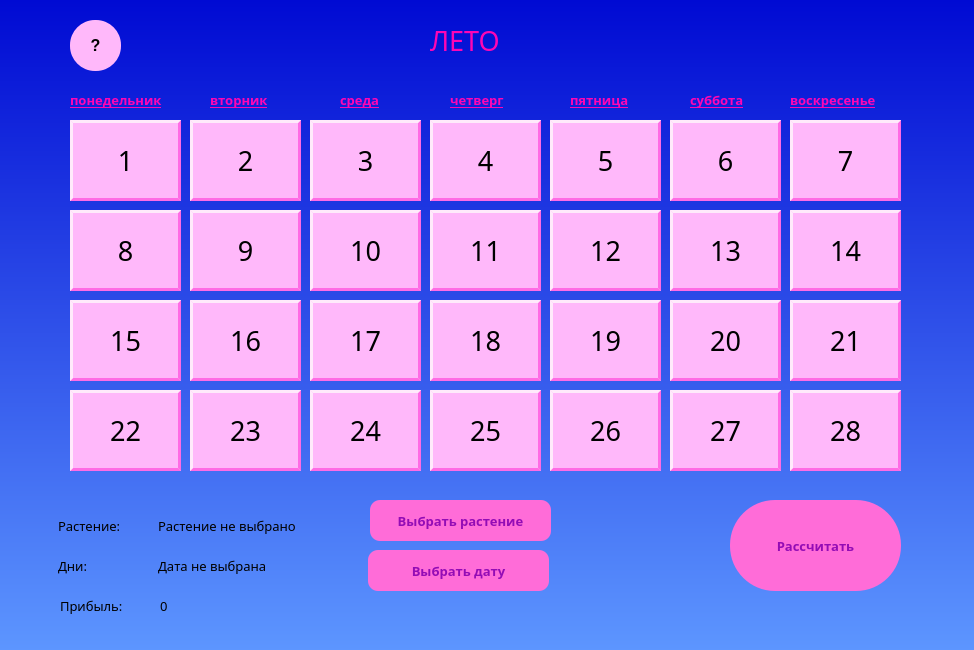
<?xml version="1.0" encoding="UTF-8"?>
<ui version="4.0">
 <class>Form</class>
 <widget class="QWidget" name="Form">
  <property name="geometry">
   <rect>
    <x>0</x>
    <y>0</y>
    <width>974</width>
    <height>650</height>
   </rect>
  </property>
  <property name="windowTitle">
   <string>Form</string>
  </property>
  <property name="styleSheet">
   <string notr="true">background-color: qlineargradient(spread:reflect, x1:0, y1:0, x2:0, y2:1, stop:0 rgba(0, 10, 211, 255), stop:1 rgba(93, 150, 255, 255));</string>
  </property>
  <widget class="QLabel" name="label_2">
   <property name="geometry">
    <rect>
     <x>70</x>
     <y>90</y>
     <width>111</width>
     <height>20</height>
    </rect>
   </property>
   <property name="font">
    <font>
     <family>Segoe Print</family>
     <pointsize>10</pointsize>
     <weight>75</weight>
     <italic>false</italic>
     <bold>true</bold>
     <underline>true</underline>
    </font>
   </property>
   <property name="styleSheet">
    <string notr="true">background-color: transparent;
color: rgb(255, 5, 180)</string>
   </property>
   <property name="text">
    <string>понедельник</string>
   </property>
  </widget>
  <widget class="QPushButton" name="pushButton_11">
   <property name="geometry">
    <rect>
     <x>430</x>
     <y>210</y>
     <width>111</width>
     <height>81</height>
    </rect>
   </property>
   <property name="font">
    <font>
     <family>Segoe Print</family>
     <pointsize>20</pointsize>
    </font>
   </property>
   <property name="styleSheet">
    <string notr="true">background-color: rgb(255, 184, 250);
border-style: outset;
border-color: rgb(255, 107, 228);
border-width: 3px</string>
   </property>
   <property name="text">
    <string>11</string>
   </property>
  </widget>
  <widget class="QPushButton" name="pushButton_23">
   <property name="geometry">
    <rect>
     <x>190</x>
     <y>390</y>
     <width>111</width>
     <height>81</height>
    </rect>
   </property>
   <property name="font">
    <font>
     <family>Segoe Print</family>
     <pointsize>20</pointsize>
    </font>
   </property>
   <property name="styleSheet">
    <string notr="true">background-color: rgb(255, 184, 250);
border-style: outset;
border-color: rgb(255, 107, 228);
border-width: 3px</string>
   </property>
   <property name="text">
    <string>23</string>
   </property>
  </widget>
  <widget class="QPushButton" name="pushButton_14">
   <property name="geometry">
    <rect>
     <x>790</x>
     <y>210</y>
     <width>111</width>
     <height>81</height>
    </rect>
   </property>
   <property name="font">
    <font>
     <family>Segoe Print</family>
     <pointsize>20</pointsize>
    </font>
   </property>
   <property name="styleSheet">
    <string notr="true">background-color: rgb(255, 184, 250);
border-style: outset;
border-color: rgb(255, 107, 228);
border-width: 3px</string>
   </property>
   <property name="text">
    <string>14</string>
   </property>
  </widget>
  <widget class="QPushButton" name="pushButton_5">
   <property name="geometry">
    <rect>
     <x>550</x>
     <y>120</y>
     <width>111</width>
     <height>81</height>
    </rect>
   </property>
   <property name="font">
    <font>
     <family>Segoe Print</family>
     <pointsize>20</pointsize>
    </font>
   </property>
   <property name="styleSheet">
    <string notr="true">background-color: rgb(255, 184, 250);
border-style: outset;
border-color: rgb(255, 107, 228);
border-width: 3px</string>
   </property>
   <property name="text">
    <string>5</string>
   </property>
  </widget>
  <widget class="QPushButton" name="pushButton_9">
   <property name="geometry">
    <rect>
     <x>190</x>
     <y>210</y>
     <width>111</width>
     <height>81</height>
    </rect>
   </property>
   <property name="font">
    <font>
     <family>Segoe Print</family>
     <pointsize>20</pointsize>
    </font>
   </property>
   <property name="styleSheet">
    <string notr="true">background-color: rgb(255, 184, 250);
border-style: outset;
border-color: rgb(255, 107, 228);
border-width: 3px</string>
   </property>
   <property name="text">
    <string>9</string>
   </property>
  </widget>
  <widget class="QPushButton" name="pushButton_25">
   <property name="geometry">
    <rect>
     <x>430</x>
     <y>390</y>
     <width>111</width>
     <height>81</height>
    </rect>
   </property>
   <property name="font">
    <font>
     <family>Segoe Print</family>
     <pointsize>20</pointsize>
    </font>
   </property>
   <property name="styleSheet">
    <string notr="true">background-color: rgb(255, 184, 250);
border-style: outset;
border-color: rgb(255, 107, 228);
border-width: 3px</string>
   </property>
   <property name="text">
    <string>25</string>
   </property>
  </widget>
  <widget class="QPushButton" name="pushButton_15">
   <property name="geometry">
    <rect>
     <x>70</x>
     <y>300</y>
     <width>111</width>
     <height>81</height>
    </rect>
   </property>
   <property name="font">
    <font>
     <family>Segoe Print</family>
     <pointsize>20</pointsize>
    </font>
   </property>
   <property name="styleSheet">
    <string notr="true">background-color: rgb(255, 184, 250);
border-style: outset;
border-color: rgb(255, 107, 228);
border-width: 3px</string>
   </property>
   <property name="text">
    <string>15</string>
   </property>
  </widget>
  <widget class="QLabel" name="label_6">
   <property name="geometry">
    <rect>
     <x>570</x>
     <y>90</y>
     <width>81</width>
     <height>20</height>
    </rect>
   </property>
   <property name="font">
    <font>
     <family>Segoe Print</family>
     <pointsize>10</pointsize>
     <weight>75</weight>
     <italic>false</italic>
     <bold>true</bold>
     <underline>true</underline>
    </font>
   </property>
   <property name="styleSheet">
    <string notr="true">background-color: transparent;
color: rgb(255, 5, 180)</string>
   </property>
   <property name="text">
    <string>пятница</string>
   </property>
  </widget>
  <widget class="QLabel" name="label_8">
   <property name="geometry">
    <rect>
     <x>790</x>
     <y>90</y>
     <width>111</width>
     <height>20</height>
    </rect>
   </property>
   <property name="font">
    <font>
     <family>Segoe Print</family>
     <pointsize>10</pointsize>
     <weight>75</weight>
     <italic>false</italic>
     <bold>true</bold>
     <underline>true</underline>
    </font>
   </property>
   <property name="styleSheet">
    <string notr="true">background-color: transparent;
color: rgb(255, 5, 180)</string>
   </property>
   <property name="text">
    <string>воскресенье</string>
   </property>
  </widget>
  <widget class="QLabel" name="label_7">
   <property name="geometry">
    <rect>
     <x>690</x>
     <y>90</y>
     <width>81</width>
     <height>20</height>
    </rect>
   </property>
   <property name="font">
    <font>
     <family>Segoe Print</family>
     <pointsize>10</pointsize>
     <weight>75</weight>
     <italic>false</italic>
     <bold>true</bold>
     <underline>true</underline>
    </font>
   </property>
   <property name="styleSheet">
    <string notr="true">background-color: transparent;
color: rgb(255, 5, 180)	</string>
   </property>
   <property name="text">
    <string>суббота</string>
   </property>
  </widget>
  <widget class="QLabel" name="label_4">
   <property name="geometry">
    <rect>
     <x>340</x>
     <y>90</y>
     <width>51</width>
     <height>20</height>
    </rect>
   </property>
   <property name="font">
    <font>
     <family>Segoe Print</family>
     <pointsize>10</pointsize>
     <weight>75</weight>
     <italic>false</italic>
     <bold>true</bold>
     <underline>true</underline>
    </font>
   </property>
   <property name="styleSheet">
    <string notr="true">background-color: transparent;
color: rgb(255, 5, 180)</string>
   </property>
   <property name="text">
    <string>среда</string>
   </property>
  </widget>
  <widget class="QPushButton" name="pushButton_10">
   <property name="geometry">
    <rect>
     <x>310</x>
     <y>210</y>
     <width>111</width>
     <height>81</height>
    </rect>
   </property>
   <property name="font">
    <font>
     <family>Segoe Print</family>
     <pointsize>20</pointsize>
    </font>
   </property>
   <property name="styleSheet">
    <string notr="true">background-color: rgb(255, 184, 250);
border-style: outset;
border-color: rgb(255, 107, 228);
border-width: 3px</string>
   </property>
   <property name="text">
    <string>10</string>
   </property>
  </widget>
  <widget class="QPushButton" name="pushButton_13">
   <property name="geometry">
    <rect>
     <x>670</x>
     <y>210</y>
     <width>111</width>
     <height>81</height>
    </rect>
   </property>
   <property name="font">
    <font>
     <family>Segoe Print</family>
     <pointsize>20</pointsize>
    </font>
   </property>
   <property name="styleSheet">
    <string notr="true">background-color: rgb(255, 184, 250);
border-style: outset;
border-color: rgb(255, 107, 228);
border-width: 3px</string>
   </property>
   <property name="text">
    <string>13</string>
   </property>
  </widget>
  <widget class="QPushButton" name="pushButton_28">
   <property name="geometry">
    <rect>
     <x>790</x>
     <y>390</y>
     <width>111</width>
     <height>81</height>
    </rect>
   </property>
   <property name="font">
    <font>
     <family>Segoe Print</family>
     <pointsize>20</pointsize>
    </font>
   </property>
   <property name="styleSheet">
    <string notr="true">background-color: rgb(255, 184, 250);
border-style: outset;
border-color: rgb(255, 107, 228);
border-width: 3px</string>
   </property>
   <property name="text">
    <string>28</string>
   </property>
  </widget>
  <widget class="QPushButton" name="pushButton_7">
   <property name="geometry">
    <rect>
     <x>790</x>
     <y>120</y>
     <width>111</width>
     <height>81</height>
    </rect>
   </property>
   <property name="font">
    <font>
     <family>Segoe Print</family>
     <pointsize>20</pointsize>
    </font>
   </property>
   <property name="styleSheet">
    <string notr="true">background-color: rgb(255, 184, 250);
border-style: outset;
border-color: rgb(255, 107, 228);
border-width: 3px</string>
   </property>
   <property name="text">
    <string>7</string>
   </property>
  </widget>
  <widget class="QPushButton" name="pushButton_4">
   <property name="geometry">
    <rect>
     <x>430</x>
     <y>120</y>
     <width>111</width>
     <height>81</height>
    </rect>
   </property>
   <property name="font">
    <font>
     <family>Segoe Print</family>
     <pointsize>20</pointsize>
    </font>
   </property>
   <property name="styleSheet">
    <string notr="true">background-color: rgb(255, 184, 250);
border-style: outset;
border-color: rgb(255, 107, 228);
border-width: 3px</string>
   </property>
   <property name="text">
    <string>4</string>
   </property>
  </widget>
  <widget class="QPushButton" name="pushButton_8">
   <property name="geometry">
    <rect>
     <x>70</x>
     <y>210</y>
     <width>111</width>
     <height>81</height>
    </rect>
   </property>
   <property name="font">
    <font>
     <family>Segoe Print</family>
     <pointsize>20</pointsize>
    </font>
   </property>
   <property name="styleSheet">
    <string notr="true">background-color: rgb(255, 184, 250);
border-style: outset;
border-color: rgb(255, 107, 228);
border-width: 3px</string>
   </property>
   <property name="text">
    <string>8</string>
   </property>
  </widget>
  <widget class="QLabel" name="label_3">
   <property name="geometry">
    <rect>
     <x>210</x>
     <y>90</y>
     <width>81</width>
     <height>20</height>
    </rect>
   </property>
   <property name="font">
    <font>
     <family>Segoe Print</family>
     <pointsize>10</pointsize>
     <weight>75</weight>
     <italic>false</italic>
     <bold>true</bold>
     <underline>true</underline>
    </font>
   </property>
   <property name="styleSheet">
    <string notr="true">background-color: transparent;
color: rgb(255, 5, 180)</string>
   </property>
   <property name="text">
    <string>вторник</string>
   </property>
  </widget>
  <widget class="QPushButton" name="pushButton_21">
   <property name="geometry">
    <rect>
     <x>790</x>
     <y>300</y>
     <width>111</width>
     <height>81</height>
    </rect>
   </property>
   <property name="font">
    <font>
     <family>Segoe Print</family>
     <pointsize>20</pointsize>
    </font>
   </property>
   <property name="styleSheet">
    <string notr="true">background-color: rgb(255, 184, 250);
border-style: outset;
border-color: rgb(255, 107, 228);
border-width: 3px</string>
   </property>
   <property name="text">
    <string>21</string>
   </property>
  </widget>
  <widget class="QPushButton" name="pushButton_17">
   <property name="geometry">
    <rect>
     <x>310</x>
     <y>300</y>
     <width>111</width>
     <height>81</height>
    </rect>
   </property>
   <property name="font">
    <font>
     <family>Segoe Print</family>
     <pointsize>20</pointsize>
    </font>
   </property>
   <property name="styleSheet">
    <string notr="true">background-color: rgb(255, 184, 250);
border-style: outset;
border-color: rgb(255, 107, 228);
border-width: 3px</string>
   </property>
   <property name="text">
    <string>17</string>
   </property>
  </widget>
  <widget class="QPushButton" name="pushButton_2">
   <property name="geometry">
    <rect>
     <x>190</x>
     <y>120</y>
     <width>111</width>
     <height>81</height>
    </rect>
   </property>
   <property name="font">
    <font>
     <family>Segoe Print</family>
     <pointsize>20</pointsize>
    </font>
   </property>
   <property name="styleSheet">
    <string notr="true">background-color: rgb(255, 184, 250);
border-style: outset;
border-color: rgb(255, 107, 228);
border-width: 3px</string>
   </property>
   <property name="text">
    <string>2</string>
   </property>
  </widget>
  <widget class="QPushButton" name="pushButton_1">
   <property name="geometry">
    <rect>
     <x>70</x>
     <y>120</y>
     <width>111</width>
     <height>81</height>
    </rect>
   </property>
   <property name="font">
    <font>
     <family>Segoe Print</family>
     <pointsize>20</pointsize>
    </font>
   </property>
   <property name="styleSheet">
    <string notr="true">background-color: rgb(255, 184, 250);
border-style: outset;
border-color: rgb(255, 107, 228);
border-width: 3px</string>
   </property>
   <property name="text">
    <string>1</string>
   </property>
  </widget>
  <widget class="QPushButton" name="pushButton_3">
   <property name="geometry">
    <rect>
     <x>310</x>
     <y>120</y>
     <width>111</width>
     <height>81</height>
    </rect>
   </property>
   <property name="font">
    <font>
     <family>Segoe Print</family>
     <pointsize>20</pointsize>
    </font>
   </property>
   <property name="styleSheet">
    <string notr="true">background-color: rgb(255, 184, 250);
border-style: outset;
border-color: rgb(255, 107, 228);
border-width: 3px</string>
   </property>
   <property name="text">
    <string>3</string>
   </property>
  </widget>
  <widget class="QPushButton" name="pushButton_18">
   <property name="geometry">
    <rect>
     <x>430</x>
     <y>300</y>
     <width>111</width>
     <height>81</height>
    </rect>
   </property>
   <property name="font">
    <font>
     <family>Segoe Print</family>
     <pointsize>20</pointsize>
    </font>
   </property>
   <property name="styleSheet">
    <string notr="true">background-color: rgb(255, 184, 250);
border-style: outset;
border-color: rgb(255, 107, 228);
border-width: 3px</string>
   </property>
   <property name="text">
    <string>18</string>
   </property>
  </widget>
  <widget class="QLabel" name="label_5">
   <property name="geometry">
    <rect>
     <x>450</x>
     <y>90</y>
     <width>81</width>
     <height>20</height>
    </rect>
   </property>
   <property name="font">
    <font>
     <family>Segoe Print</family>
     <pointsize>10</pointsize>
     <weight>75</weight>
     <italic>false</italic>
     <bold>true</bold>
     <underline>true</underline>
    </font>
   </property>
   <property name="styleSheet">
    <string notr="true">background-color: transparent;
color: rgb(255, 5, 180)</string>
   </property>
   <property name="text">
    <string>четверг</string>
   </property>
  </widget>
  <widget class="QPushButton" name="pushButton_6">
   <property name="geometry">
    <rect>
     <x>670</x>
     <y>120</y>
     <width>111</width>
     <height>81</height>
    </rect>
   </property>
   <property name="font">
    <font>
     <family>Segoe Print</family>
     <pointsize>20</pointsize>
    </font>
   </property>
   <property name="styleSheet">
    <string notr="true">background-color: rgb(255, 184, 250);
border-style: outset;
border-color: rgb(255, 107, 228);
border-width: 3px</string>
   </property>
   <property name="text">
    <string>6</string>
   </property>
  </widget>
  <widget class="QLabel" name="label">
   <property name="geometry">
    <rect>
     <x>430</x>
     <y>20</y>
     <width>111</width>
     <height>41</height>
    </rect>
   </property>
   <property name="font">
    <font>
     <family>Segoe Print</family>
     <pointsize>20</pointsize>
     <stylestrategy>PreferDefault</stylestrategy>
    </font>
   </property>
   <property name="styleSheet">
    <string notr="true">background-color: transparent;
color: rgb(255, 5, 180)</string>
   </property>
   <property name="text">
    <string>ЛЕТО</string>
   </property>
  </widget>
  <widget class="QPushButton" name="pushButton_16">
   <property name="geometry">
    <rect>
     <x>190</x>
     <y>300</y>
     <width>111</width>
     <height>81</height>
    </rect>
   </property>
   <property name="font">
    <font>
     <family>Segoe Print</family>
     <pointsize>20</pointsize>
    </font>
   </property>
   <property name="styleSheet">
    <string notr="true">background-color: rgb(255, 184, 250);
border-style: outset;
border-color: rgb(255, 107, 228);
border-width: 3px</string>
   </property>
   <property name="text">
    <string>16</string>
   </property>
  </widget>
  <widget class="QPushButton" name="pushButton_19">
   <property name="geometry">
    <rect>
     <x>550</x>
     <y>300</y>
     <width>111</width>
     <height>81</height>
    </rect>
   </property>
   <property name="font">
    <font>
     <family>Segoe Print</family>
     <pointsize>20</pointsize>
    </font>
   </property>
   <property name="styleSheet">
    <string notr="true">background-color: rgb(255, 184, 250);
border-style: outset;
border-color: rgb(255, 107, 228);
border-width: 3px</string>
   </property>
   <property name="text">
    <string>19</string>
   </property>
  </widget>
  <widget class="QPushButton" name="pushButton_12">
   <property name="geometry">
    <rect>
     <x>550</x>
     <y>210</y>
     <width>111</width>
     <height>81</height>
    </rect>
   </property>
   <property name="font">
    <font>
     <family>Segoe Print</family>
     <pointsize>20</pointsize>
    </font>
   </property>
   <property name="styleSheet">
    <string notr="true">background-color: rgb(255, 184, 250);
border-style: outset;
border-color: rgb(255, 107, 228);
border-width: 3px</string>
   </property>
   <property name="text">
    <string>12</string>
   </property>
  </widget>
  <widget class="QPushButton" name="pushButton_26">
   <property name="geometry">
    <rect>
     <x>550</x>
     <y>390</y>
     <width>111</width>
     <height>81</height>
    </rect>
   </property>
   <property name="font">
    <font>
     <family>Segoe Print</family>
     <pointsize>20</pointsize>
    </font>
   </property>
   <property name="styleSheet">
    <string notr="true">background-color: rgb(255, 184, 250);
border-style: outset;
border-color: rgb(255, 107, 228);
border-width: 3px</string>
   </property>
   <property name="text">
    <string>26</string>
   </property>
  </widget>
  <widget class="QPushButton" name="pushButton_22">
   <property name="geometry">
    <rect>
     <x>70</x>
     <y>390</y>
     <width>111</width>
     <height>81</height>
    </rect>
   </property>
   <property name="font">
    <font>
     <family>Segoe Print</family>
     <pointsize>20</pointsize>
    </font>
   </property>
   <property name="styleSheet">
    <string notr="true">background-color: rgb(255, 184, 250);
border-style: outset;
border-color: rgb(255, 107, 228);
border-width: 3px</string>
   </property>
   <property name="text">
    <string>22</string>
   </property>
  </widget>
  <widget class="QPushButton" name="pushButton_24">
   <property name="geometry">
    <rect>
     <x>310</x>
     <y>390</y>
     <width>111</width>
     <height>81</height>
    </rect>
   </property>
   <property name="font">
    <font>
     <family>Segoe Print</family>
     <pointsize>20</pointsize>
    </font>
   </property>
   <property name="styleSheet">
    <string notr="true">background-color: rgb(255, 184, 250);
border-style: outset;
border-color: rgb(255, 107, 228);
border-width: 3px</string>
   </property>
   <property name="text">
    <string>24</string>
   </property>
  </widget>
  <widget class="QPushButton" name="pushButton_20">
   <property name="geometry">
    <rect>
     <x>670</x>
     <y>300</y>
     <width>111</width>
     <height>81</height>
    </rect>
   </property>
   <property name="font">
    <font>
     <family>Segoe Print</family>
     <pointsize>20</pointsize>
    </font>
   </property>
   <property name="styleSheet">
    <string notr="true">background-color: rgb(255, 184, 250);
border-style: outset;
border-color: rgb(255, 107, 228);
border-width: 3px</string>
   </property>
   <property name="text">
    <string>20</string>
   </property>
  </widget>
  <widget class="QPushButton" name="pushButton_27">
   <property name="geometry">
    <rect>
     <x>670</x>
     <y>390</y>
     <width>111</width>
     <height>81</height>
    </rect>
   </property>
   <property name="font">
    <font>
     <family>Segoe Print</family>
     <pointsize>20</pointsize>
    </font>
   </property>
   <property name="styleSheet">
    <string notr="true">background-color: rgb(255, 184, 250);
border-style: outset;
border-color: rgb(255, 107, 228);
border-width: 3px</string>
   </property>
   <property name="text">
    <string>27</string>
   </property>
  </widget>
  <widget class="QLabel" name="label_for_crop">
   <property name="geometry">
    <rect>
     <x>158</x>
     <y>510</y>
     <width>211</width>
     <height>31</height>
    </rect>
   </property>
   <property name="font">
    <font>
     <family>MingLiU_HKSCS-ExtB</family>
     <pointsize>10</pointsize>
     <weight>50</weight>
     <bold>false</bold>
    </font>
   </property>
   <property name="styleSheet">
    <string notr="true">background-color: transparent</string>
   </property>
   <property name="text">
    <string>Растение не выбрано</string>
   </property>
  </widget>
  <widget class="QLabel" name="label_1000">
   <property name="geometry">
    <rect>
     <x>58</x>
     <y>550</y>
     <width>41</width>
     <height>31</height>
    </rect>
   </property>
   <property name="font">
    <font>
     <family>MingLiU_HKSCS-ExtB</family>
     <pointsize>10</pointsize>
    </font>
   </property>
   <property name="styleSheet">
    <string notr="true">background-color: transparent</string>
   </property>
   <property name="text">
    <string>Дни:</string>
   </property>
  </widget>
  <widget class="QPushButton" name="choosing_crop_button">
   <property name="geometry">
    <rect>
     <x>370</x>
     <y>500</y>
     <width>181</width>
     <height>41</height>
    </rect>
   </property>
   <property name="font">
    <font>
     <family>MingLiU_HKSCS-ExtB</family>
     <pointsize>10</pointsize>
     <weight>75</weight>
     <bold>true</bold>
    </font>
   </property>
   <property name="styleSheet">
    <string notr="true">background-color: rgb(255, 108, 216);
border-radius: 10;
color: rgb(147, 12, 181)</string>
   </property>
   <property name="text">
    <string>Выбрать растение</string>
   </property>
  </widget>
  <widget class="QLabel" name="label_for_date">
   <property name="geometry">
    <rect>
     <x>158</x>
     <y>550</y>
     <width>171</width>
     <height>31</height>
    </rect>
   </property>
   <property name="font">
    <font>
     <family>MingLiU_HKSCS-ExtB</family>
     <pointsize>10</pointsize>
    </font>
   </property>
   <property name="styleSheet">
    <string notr="true">background-color: transparent</string>
   </property>
   <property name="text">
    <string>Дата не выбрана</string>
   </property>
  </widget>
  <widget class="QLabel" name="label_9">
   <property name="geometry">
    <rect>
     <x>58</x>
     <y>510</y>
     <width>81</width>
     <height>31</height>
    </rect>
   </property>
   <property name="font">
    <font>
     <family>MingLiU_HKSCS-ExtB</family>
     <pointsize>10</pointsize>
     <weight>50</weight>
     <bold>false</bold>
    </font>
   </property>
   <property name="styleSheet">
    <string notr="true">background-color: transparent</string>
   </property>
   <property name="text">
    <string>Растение:</string>
   </property>
  </widget>
  <widget class="QPushButton" name="choosing_date_button">
   <property name="geometry">
    <rect>
     <x>368</x>
     <y>550</y>
     <width>181</width>
     <height>41</height>
    </rect>
   </property>
   <property name="font">
    <font>
     <family>MingLiU_HKSCS-ExtB</family>
     <pointsize>10</pointsize>
     <weight>75</weight>
     <bold>true</bold>
    </font>
   </property>
   <property name="styleSheet">
    <string notr="true">background-color: rgb(255, 108, 216);
border-radius: 10;
color: rgb(147, 12, 181)</string>
   </property>
   <property name="text">
    <string>Выбрать дату</string>
   </property>
  </widget>
  <widget class="QPushButton" name="calc_button">
   <property name="geometry">
    <rect>
     <x>730</x>
     <y>500</y>
     <width>171</width>
     <height>91</height>
    </rect>
   </property>
   <property name="font">
    <font>
     <family>MingLiU_HKSCS-ExtB</family>
     <pointsize>10</pointsize>
     <weight>75</weight>
     <bold>true</bold>
    </font>
   </property>
   <property name="styleSheet">
    <string notr="true">border-radius: 45;
background-color: rgb(255, 108, 216);
color: rgb(147, 12, 181)
</string>
   </property>
   <property name="text">
    <string>Рассчитать</string>
   </property>
  </widget>
  <widget class="QLabel" name="label_price">
   <property name="geometry">
    <rect>
     <x>160</x>
     <y>590</y>
     <width>81</width>
     <height>31</height>
    </rect>
   </property>
   <property name="font">
    <font>
     <family>MingLiU_HKSCS-ExtB</family>
     <pointsize>10</pointsize>
     <weight>50</weight>
     <bold>false</bold>
    </font>
   </property>
   <property name="styleSheet">
    <string notr="true">background-color: transparent</string>
   </property>
   <property name="text">
    <string>0</string>
   </property>
  </widget>
  <widget class="QLabel" name="label_10">
   <property name="geometry">
    <rect>
     <x>60</x>
     <y>590</y>
     <width>81</width>
     <height>31</height>
    </rect>
   </property>
   <property name="font">
    <font>
     <family>MingLiU_HKSCS-ExtB</family>
     <pointsize>10</pointsize>
     <weight>50</weight>
     <bold>false</bold>
    </font>
   </property>
   <property name="styleSheet">
    <string notr="true">background-color: transparent</string>
   </property>
   <property name="text">
    <string>Прибыль:</string>
   </property>
  </widget>
  <widget class="QLabel" name="label_11">
   <property name="geometry">
    <rect>
     <x>220</x>
     <y>590</y>
     <width>31</width>
     <height>31</height>
    </rect>
   </property>
   <property name="minimumSize">
    <size>
     <width>30</width>
     <height>25</height>
    </size>
   </property>
   <property name="maximumSize">
    <size>
     <width>60</width>
     <height>60</height>
    </size>
   </property>
   <property name="styleSheet">
    <string notr="true">background-color: transparent</string>
   </property>
   <property name="text">
    <string/>
   </property>
   <property name="pixmap">
    <pixmap>../pictures/gold.png</pixmap>
   </property>
  </widget>
  <widget class="QPushButton" name="question_button">
   <property name="geometry">
    <rect>
     <x>70</x>
     <y>20</y>
     <width>51</width>
     <height>51</height>
    </rect>
   </property>
   <property name="font">
    <font>
     <pointsize>12</pointsize>
     <weight>75</weight>
     <bold>true</bold>
    </font>
   </property>
   <property name="styleSheet">
    <string notr="true">background-color: rgb(255, 184, 250);
border-radius: 25</string>
   </property>
   <property name="text">
    <string>?</string>
   </property>
  </widget>
 </widget>
 <resources/>
 <connections/>
</ui>
